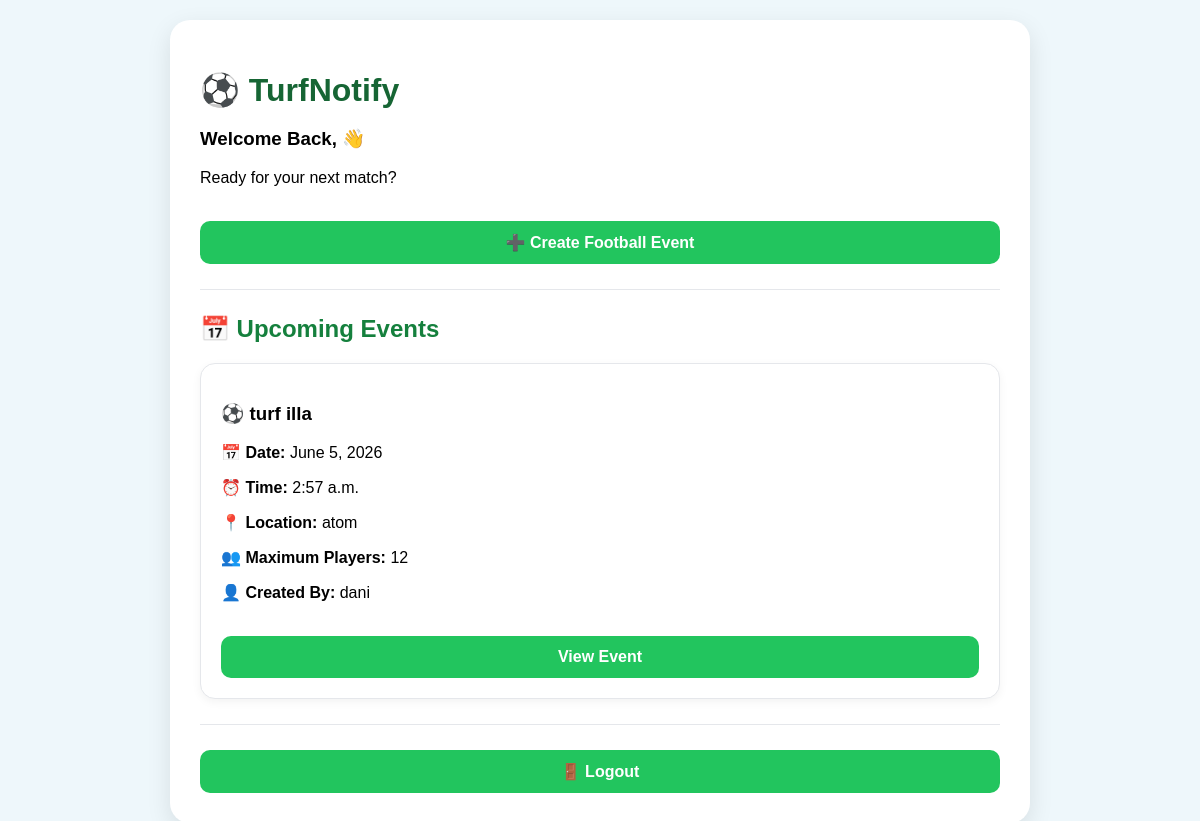
Page /dashboard/ on the earlier database version.
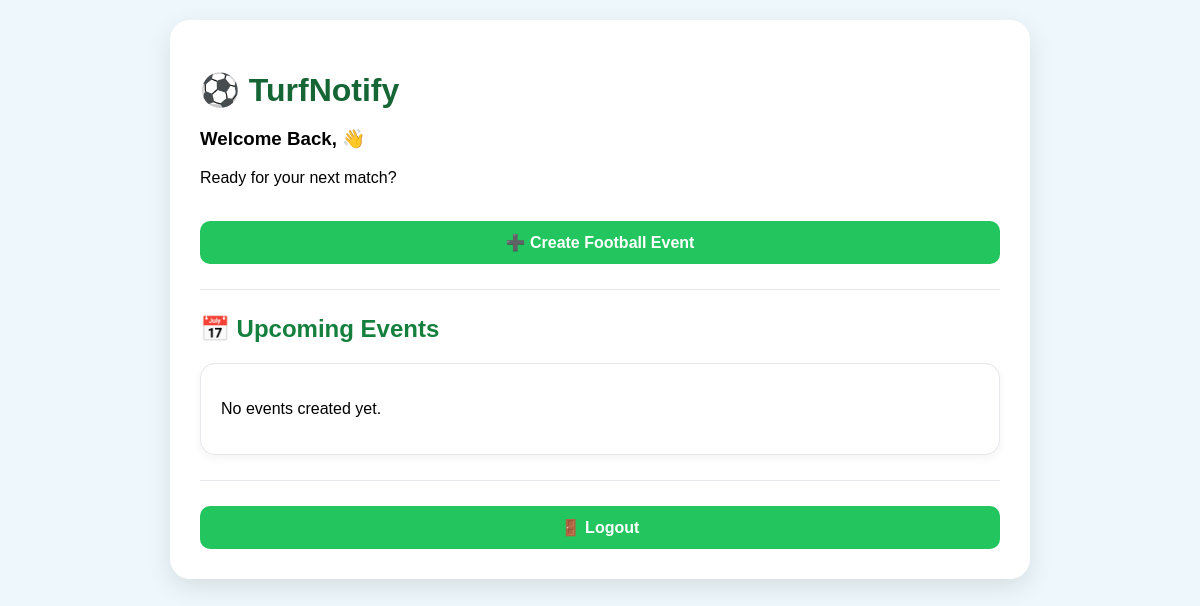
Same page on the later database version.
### events/models.py (models this page shows, shortened)
class Event(models.Model):
    title = models.CharField(max_length=100)
    event_date = models.DateField()
    event_time = models.TimeField()
    location = models.CharField(max_length=200)
    max_players = models.PositiveIntegerField(
        default=10
    )
    announcement = models.TextField(
        blank=True,
        default=""
    )
    created_by = models.ForeignKey(
        User,
        on_delete=models.CASCADE
    )

### accounts/views.py (the view)
# urls.py: path('dashboard/', dashboard_view, name='dashboard'),
@never_cache
def dashboard_view(request):
    from events.models import Event
    events = Event.objects.all().order_by('-event_date')
    return render(
        request,
        'dashboard.html',
        {'events': events}
    )

### Turf/templates/dashboard.html (shortened to what this page needs)
<!DOCTYPE html>
<html>
{% load static %}
<head>
    <link rel="stylesheet" href="{% static 'css/style.css' %}">
</head>
<body>
<div class="login-container">
    <h1>⚽ TurfNotify</h1>
    <h3>Welcome Back, {{ request.user.username }} 👋</h3>
    <p>Ready for your next match?</p>
    <br>
    <a href="/create-event/">
        <button>➕ Create Football Event</button>
    </a>
    <hr>
    <h2>📅 Upcoming Events</h2>
    {% for event in events %}
        <div class="event-card">
            <h3>⚽ {{ event.title }}</h3>
            <p>📅 <strong>Date:</strong> {{ event.event_date }}</p>
            <p>⏰ <strong>Time:</strong> {{ event.event_time }}</p>
            <p>📍 <strong>Location:</strong> {{ event.location }}</p>
            <p>👥 <strong>Maximum Players:</strong> {{ event.max_players }}</p>
            <p>👤 <strong>Created By:</strong> {{ event.created_by.username }}</p>
            <br>
            <a href="/event/{{ event.id }}/">
                <button>View Event</button>
            </a>
        </div>
    {% empty %}
        <div class="event-card">
            <p>No events created yet.</p>
        </div>
    {% endfor %}
    <hr>
    <a href="/logout/">
        <button>🚪 Logout</button>
    </a>
</div>
</body>
</html>

### static/css/style.css (style rules this page uses)
body { background: #eef7fb; font-family: Arial, sans-serif; margin: 0; padding: 20px; }
.login-container { width: 90%; max-width: 800px; margin: auto; background: white; padding: 30px; border-radius: 20px; box-shadow: 0px 8px 25px rgba(0, 0, 0, 0.1); }
h1 { color: #166534; margin-bottom: 10px; }
h2 { color: #15803d; margin-top: 25px; }
button { width: 100%; padding: 12px; background: #22c55e; color: white; border: none; border-radius: 10px; cursor: pointer; font-size: 16px; font-weight: bold; transition: 0.3s; }
hr { border: none; height: 1px; background: #e5e7eb; margin: 25px 0; }
.event-card { background: white; border-radius: 15px; border: 1px solid #e5e7eb; padding: 20px; margin-bottom: 20px; box-shadow: 0px 3px 10px rgba(0,0,0,0.05); }
a { text-decoration: none; }

Differences in the rows shown:
removed Event: title "turf illa", event_date "June 5, 2026", event_time "2:57 a.m.", location "atom", max_players "12", created_by.username "dani"
Other differences:
text now shown: "No events created yet."
